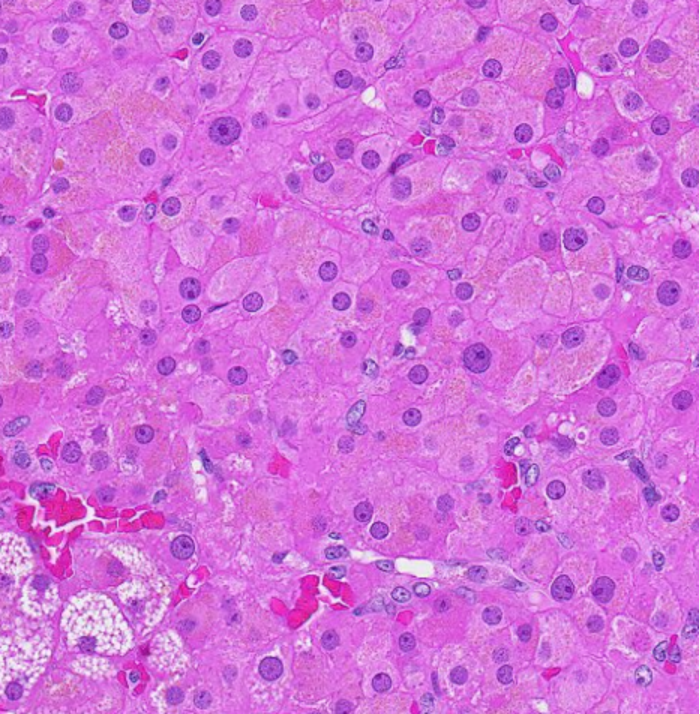
#> input picture cellseg1_cgh_p2_second_batch/source_pairs/human_compact_tile_001/before.png, 700 x 714 px
$ python create_semantic_color_tiles.py --image ../source_pairs/human_compact_tile_001/before.png --annotation ../source_pairs/human_compact_tile_001/after_annotated.png --output-root out.png --source-id ../../train/images/p2_tile_03.png
#> lines starting #> are read from the running program, lines starting #| are printed output that depends on the picture; after the words box and inside, x2 and y2 are one past the last pixel; in counts of white or black regions, pixels touching at a corner belong together
#!/usr/bin/env python3
"""Create 512x512 semantic tiles from a raw image and colored annotation overlay.

Mask convention:
- 0: stroma, from yellow annotation pixels
- 1: compact cell, from green annotation pixels
- 255: ignore
"""

from __future__ import annotations

import argparse
import csv
import json
import shutil
from pathlib import Path

import numpy as np
from PIL import Image


IGNORE_VALUE = 255
STROMA_VALUE = 0
COMPACT_VALUE = 1


def parse_crop(value: str | None) -> tuple[int, int, int, int] | None:
    if value is None or value.lower() == "auto":
        return None
    parts = [int(part.strip()) for part in value.split(",")]
    if len(parts) != 4:
        raise ValueError("--annotation-crop must be auto or x0,y0,x1,y1")
    x0, y0, x1, y1 = parts
    if x1 <= x0 or y1 <= y0:
        raise ValueError("--annotation-crop must have x1>x0 and y1>y0")
    return x0, y0, x1, y1


def largest_contiguous_run(values: np.ndarray) -> np.ndarray:
    if len(values) == 0:
        return values
    breaks = np.where(np.diff(values) > 1)[0] + 1
    runs = np.split(values, breaks)
    return max(runs, key=len)


def auto_content_crop(rgb: np.ndarray) -> tuple[int, int, int, int]:
    """Find the main annotated image area inside a screenshot with margins/text."""
    non_background = ~(
        (rgb[:, :, 0] > 235) & (rgb[:, :, 1] > 235) & (rgb[:, :, 2] > 235)
    )
    row_frac = non_background.mean(axis=1)
    col_frac = non_background.mean(axis=0)
    rows = largest_contiguous_run(np.where(row_frac > 0.50)[0])
    cols = largest_contiguous_run(np.where(col_frac > 0.50)[0])
    if len(rows) == 0 or len(cols) == 0:
        ys, xs = np.where(non_background)
        rows = ys
        cols = xs

    return (
        max(int(cols.min()), 0),
        max(int(rows.min()), 0),
        min(int(cols.max()) + 1, rgb.shape[1]),
        min(int(rows.max()) + 1, rgb.shape[0]),
    )


def annotation_to_semantic_mask(annotation: Image.Image) -> np.ndarray:
    """Convert yellow/green annotation colors to a 0/1/255 semantic mask."""
    arr = np.array(annotation.convert("RGB"), dtype=np.int16)
    r = arr[:, :, 0]
    g = arr[:, :, 1]
    b = arr[:, :, 2]

    yellow = (
        (r > 170)
        & (g > 145)
        & (b < 150)
        & (r > b + 45)
        & (g > b + 35)
    )
    green = (
        (g > 85)
        & (r < 115)
        & (b < 170)
        & (g > r + 25)
        & (g > b - 10)
    )

    mask = np.full(arr.shape[:2], IGNORE_VALUE, dtype=np.uint8)
    mask[yellow] = STROMA_VALUE
    mask[green] = COMPACT_VALUE
    return mask


def pad_image_and_mask(
    image: Image.Image,
    mask: np.ndarray,
    tile_size: int,
) -> tuple[np.ndarray, np.ndarray, dict[str, int]]:
    image_arr = np.array(image.convert("RGB"))
    height, width = mask.shape
    pad_bottom = max(tile_size - height, 0)
    pad_right = max(tile_size - width, 0)

    if pad_bottom or pad_right:
        image_pad_mode = "reflect" if height > 1 and width > 1 else "edge"
        image_arr = np.pad(
            image_arr,
            ((0, pad_bottom), (0, pad_right), (0, 0)),
            mode=image_pad_mode,
        )
        mask = np.pad(
            mask,
            ((0, pad_bottom), (0, pad_right)),
            mode="constant",
            constant_values=IGNORE_VALUE,
        )

    return image_arr, mask, {"pad_bottom": pad_bottom, "pad_right": pad_right}


def tile_starts(length: int, tile_size: int, stride: int) -> list[int]:
    if length <= tile_size:
        return [0]
    starts = list(range(0, length - tile_size + 1, stride))
    last = length - tile_size
    if starts[-1] != last:
        starts.append(last)
    return starts


def tile_stats(mask_tile: np.ndarray) -> dict[str, float | int]:
    total_pixels = int(mask_tile.size)
    valid = mask_tile != IGNORE_VALUE
    valid_pixels = int(valid.sum())
    if valid_pixels == 0:
        stroma_percent = 0.0
        compact_percent = 0.0
    else:
        stroma_percent = 100.0 * float((mask_tile[valid] == STROMA_VALUE).sum()) / valid_pixels
        compact_percent = 100.0 * float((mask_tile[valid] == COMPACT_VALUE).sum()) / valid_pixels
    return {
        "valid_pixels": valid_pixels,
        "total_pixels": total_pixels,
        "valid_percent": 100.0 * valid_pixels / total_pixels,
        "stroma_percent": stroma_percent,
        "compact_percent": compact_percent,
    }


def save_preview(image_arr: np.ndarray, mask: np.ndarray, path: Path) -> None:
    preview = image_arr.astype(np.float32).copy()
    stroma = mask == STROMA_VALUE
    compact = mask == COMPACT_VALUE
    preview[stroma] = preview[stroma] * 0.45 + np.array([255, 230, 0]) * 0.55
    preview[compact] = preview[compact] * 0.45 + np.array([0, 180, 80]) * 0.55
    Image.fromarray(np.clip(preview, 0, 255).astype(np.uint8), mode="RGB").save(path)


def write_csv(path: Path, rows: list[dict[str, object]]) -> None:
    if not rows:
        return
    with path.open("w", newline="", encoding="utf-8") as handle:
        writer = csv.DictWriter(handle, fieldnames=list(rows[0].keys()))
        writer.writeheader()
        writer.writerows(rows)


def build_tiles(args: argparse.Namespace) -> dict[str, object]:
    output_root = Path(args.output_root).resolve()
    source_id = args.source_id
    image_path = Path(args.image).resolve()
    annotation_path = Path(args.annotation).resolve()

    image = Image.open(image_path).convert("RGB")
    annotation_rgb = np.array(Image.open(annotation_path).convert("RGB"))
    crop = parse_crop(args.annotation_crop)
    if crop is None:
        crop = auto_content_crop(annotation_rgb)
    x0, y0, x1, y1 = crop
    annotation_crop = Image.fromarray(annotation_rgb[y0:y1, x0:x1, :], mode="RGB")
    annotation_resized = annotation_crop.resize(image.size, Image.Resampling.BICUBIC)
    full_mask = annotation_to_semantic_mask(annotation_resized)

    padded_image, padded_mask, padding = pad_image_and_mask(image, full_mask, args.tile_size)

    for rel in [
        "source_pairs",
        "train/images",
        "train/masks",
        "previews",
        "full_masks",
        "summaries",
    ]:
        (output_root / rel).mkdir(parents=True, exist_ok=True)

    source_dir = output_root / "source_pairs" / source_id
    source_dir.mkdir(parents=True, exist_ok=True)
    shutil.copy2(image_path, source_dir / "before.png")
    shutil.copy2(annotation_path, source_dir / "after_annotated.png")
    annotation_crop.save(source_dir / "after_annotated_auto_crop.png")
    annotation_resized.save(source_dir / "after_annotated_resized_to_image.png")
    Image.fromarray(full_mask, mode="L").save(output_root / "full_masks" / f"{source_id}_semantic.png")

    rows: list[dict[str, object]] = []
    skipped = 0
    tile_index = 0
    y_starts = tile_starts(padded_mask.shape[0], args.tile_size, args.stride)
    x_starts = tile_starts(padded_mask.shape[1], args.tile_size, args.stride)

    for y in y_starts:
        for x in x_starts:
            image_tile = padded_image[y : y + args.tile_size, x : x + args.tile_size, :]
            mask_tile = padded_mask[y : y + args.tile_size, x : x + args.tile_size]
            stats = tile_stats(mask_tile)
            if stats["valid_percent"] < args.min_valid_percent:
                skipped += 1
                continue

            tile_name = f"{source_id}_y{y:04d}_x{x:04d}"
            image_file = f"train/images/{tile_name}.png"
            mask_file = f"train/masks/{tile_name}.png"
            preview_file = f"previews/{tile_name}_overlay.png"

            Image.fromarray(image_tile, mode="RGB").save(output_root / image_file)
            Image.fromarray(mask_tile, mode="L").save(output_root / mask_file)
            save_preview(image_tile, mask_tile, output_root / preview_file)

            tile_index += 1
            rows.append(
                {
                    "tile_id": tile_name,
                    "source_id": source_id,
                    "image_file": image_file,
                    "mask_file": mask_file,
                    "preview_file": preview_file,
                    "x": x,
                    "y": y,
                    "width": args.tile_size,
                    "height": args.tile_size,
                    "valid_pixels": stats["valid_pixels"],
                    "total_pixels": stats["total_pixels"],
                    "valid_percent": f"{stats['valid_percent']:.4f}",
                    "stroma_percent": f"{stats['stroma_percent']:.4f}",
                    "compact_percent": f"{stats['compact_percent']:.4f}",
                }
            )

    write_csv(output_root / "tile_manifest.csv", rows)
    summary = {
        "source_id": source_id,
        "image": str(image_path),
        "annotation": str(annotation_path),
        "annotation_crop_xyxy": [x0, y0, x1, y1],
        "image_size": list(image.size),
        "padded_size": [int(padded_mask.shape[1]), int(padded_mask.shape[0])],
        "tile_size": args.tile_size,
        "stride": args.stride,
        "min_valid_percent": args.min_valid_percent,
        "padding": padding,
        "tiles_written": len(rows),
        "tiles_skipped_low_valid": skipped,
        "mask_values": {
            "stroma": STROMA_VALUE,
            "compact_cell": COMPACT_VALUE,
            "ignore": IGNORE_VALUE,
        },
        "full_mask_valid_percent": tile_stats(padded_mask)["valid_percent"],
        "full_mask_stroma_percent": tile_stats(padded_mask)["stroma_percent"],
        "full_mask_compact_percent": tile_stats(padded_mask)["compact_percent"],
        "tiles": rows,
    }
    with (output_root / "summaries" / f"{source_id}.json").open("w", encoding="utf-8") as handle:
        json.dump(summary, handle, indent=2)
    return summary


def main() -> int:
    parser = argparse.ArgumentParser()
    parser.add_argument("--image", required=True, help="Raw/before image")
    parser.add_argument("--annotation", required=True, help="After image with colored annotations")
    parser.add_argument("--output-root", required=True)
    parser.add_argument("--source-id", required=True)
    parser.add_argument("--annotation-crop", default="auto", help="auto or x0,y0,x1,y1")
    parser.add_argument("--tile-size", type=int, default=512)
    parser.add_argument("--stride", type=int, default=256)
    parser.add_argument("--min-valid-percent", type=float, default=5.0)
    args = parser.parse_args()

    summary = build_tiles(args)
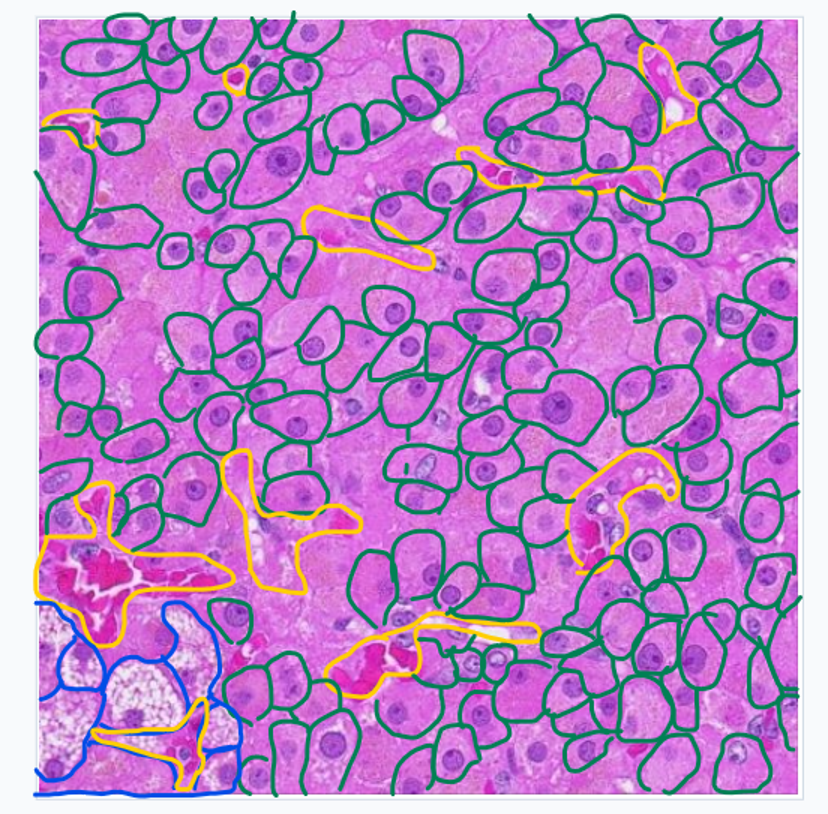
#> input picture cellseg1_cgh_p2_second_batch/source_pairs/human_compact_tile_001/after_annotated.png, 828 x 814 px
#> in auto_content_crop, `non_background = ~( (rgb[:, :, 0] > 235) & (rgb[:, :, 1] > 235) & (rgb..`:
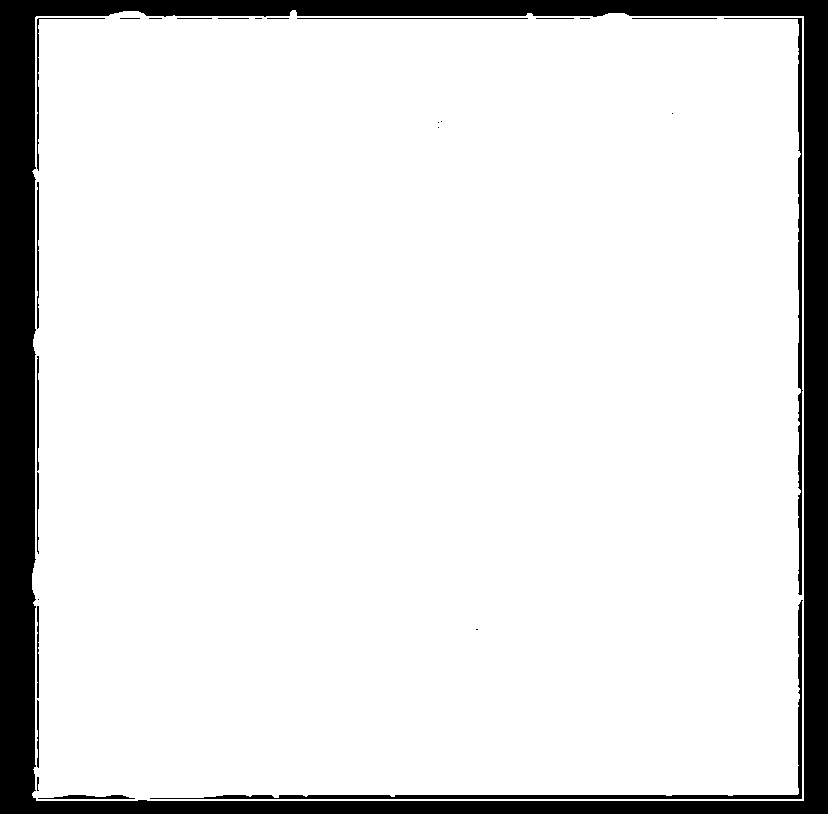
#> non_background: shape (814, 828) bool; 88.6% white; 27 black regions (9 under 20 px), largest, box (x1, y1, x2, y2) and area: (0, 0, 828, 814) 69956, (150, 600, 803, 799) 3087, (724, 18, 803, 595) 2102
#> in auto_content_crop, `row_frac = non_background.mean(axis=1)`: row_frac = 814 values, max 0.929 at index 17, min 0 at index 0, mean 0.886
#> in auto_content_crop, `col_frac = non_background.mean(axis=0)`: col_frac = 828 values, max 0.969 at index 135, min 0 at index 0, mean 0.886
#> in largest_contiguous_run, `breaks = np.where(np.diff(values) > 1)[0] + 1`: breaks = [2, 778]
#> in largest_contiguous_run, `runs = np.split(values, breaks)`: runs = 3 items
#> in auto_content_crop, `rows = largest_contiguous_run(np.where(row_frac > 0.50)[0])`: rows = 776 values from 19 to 794
#> in auto_content_crop, `cols = largest_contiguous_run(np.where(col_frac > 0.50)[0])`: cols = 759 values from 39 to 797
#> in build_tiles, `crop = auto_content_crop(annotation_rgb)`: crop = (39, 19, 798, 795)
#> in build_tiles, `x0, y0, x1, y1 = crop`: x0 = 39; y0 = 19; x1 = 798; y1 = 795
#> in annotation_to_semantic_mask, `yellow = ( (r > 170) & (g > 145) & (b < 150) & (r > b + 45) & (g > b +..`: yellow: shape (714, 700) bool; 2.5% white; 34 white regions (5 under 20 px), largest, box (x1, y1, x2, y2) and area: (167, 395, 299, 530) 2001, (262, 544, 464, 626) 1924, (0, 424, 182, 579) 1774
#> in annotation_to_semantic_mask, `green = ( (g > 85) & (r < 115) & (b < 170) & (g > r + 25) & (g > b - 1..`: green: shape (714, 700) bool; 12.9% white; 40 white regions (10 under 20 px), largest, box (x1, y1, x2, y2) and area: (111, 184, 526, 561) 17696, (310, 464, 700, 714) 12087, (20, 0, 392, 175) 7639
#> in build_tiles, `full_mask = annotation_to_semantic_mask(annotation_resized)`:
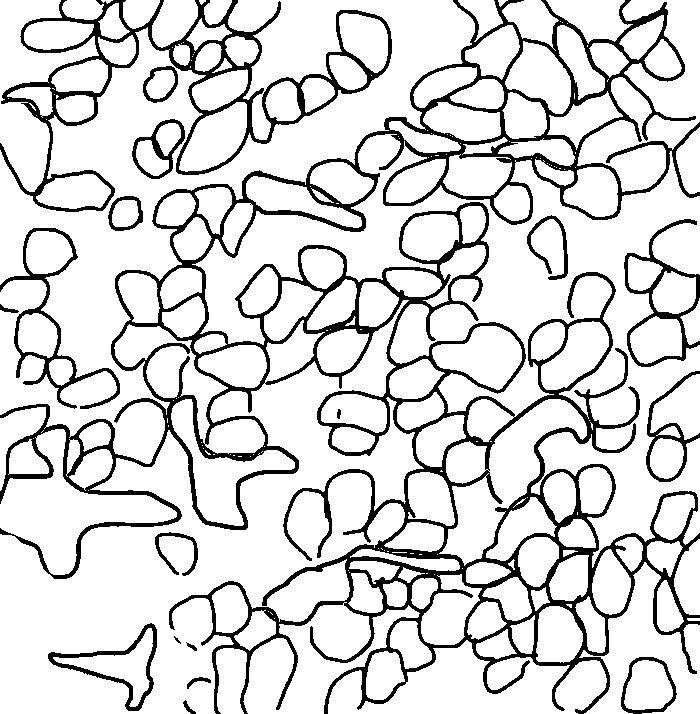
#> full_mask: shape (714, 700); min 0, max 255, mean 215.9
#> in build_tiles, `padded_image, padded_mask, padding = pad_image_and_mask(image, full_ma..`: padding = {'pad_bottom': 0, 'pad_right': 0}
#> the loop in build_tiles, `for y in y_starts:` made 2 passes
#> pass 1, in build_tiles, `Image.fromarray(image_tile, mode="RGB").save(output_root / image_file)`:
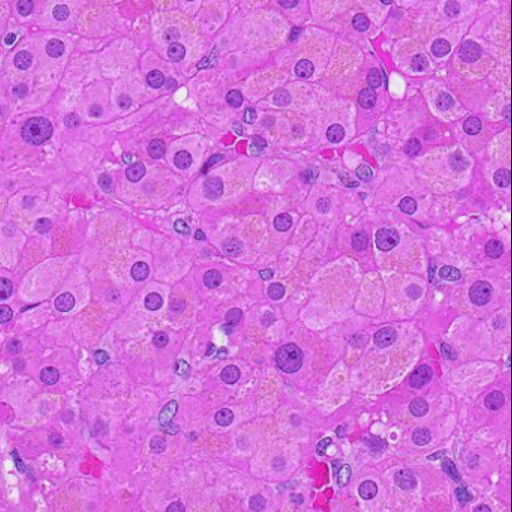
#> saved as p2_tile_03.png_y0000_x0188.png: PIL image 512x512 RGB; mean R, G, B 211.6, 114, 218.8
#> after the loop in build_tiles, `for y in y_starts:`:
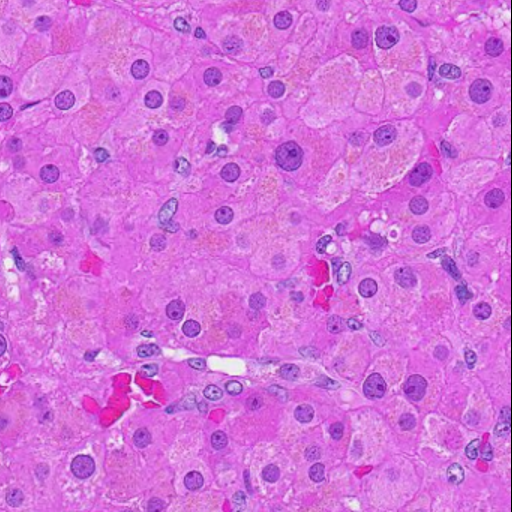
#> image_tile: shape (512, 512, 3); mean R, G, B 211.5, 113.8, 218.7
#> after the loop in build_tiles, `for y in y_starts:`:
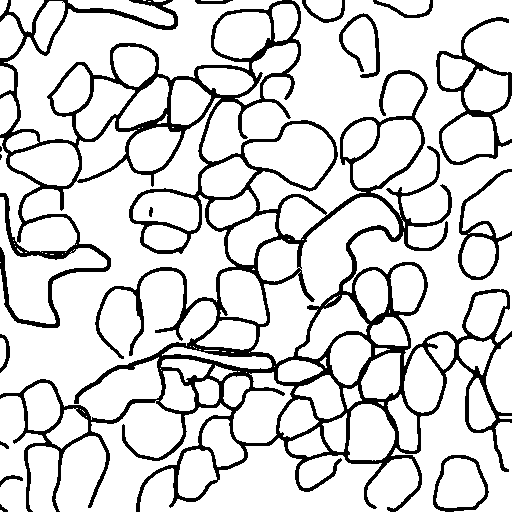
#> mask_tile: shape (512, 512); min 0, max 255, mean 213.6
#> after the loop in build_tiles, `for y in y_starts:`: rows = 4 items; skipped = 0; tile_index = 4
#> in tile_stats (call 5), `valid = mask_tile != IGNORE_VALUE`:
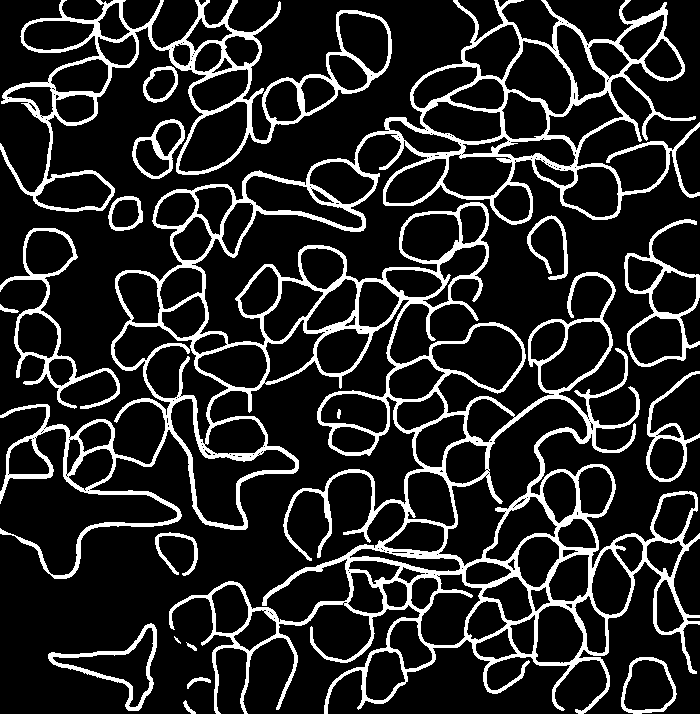
#> valid: shape (714, 700) bool; 15.4% white; 18 white regions (1 under 20 px), largest, box (x1, y1, x2, y2) and area: (0, 0, 700, 714) 57195, (0, 0, 392, 212) 9711, (0, 228, 120, 409) 2371
#> in tile_stats (call 5), `valid_pixels = int(valid.sum())`: valid_pixels = 76978
#> in tile_stats (call 5), `stroma_percent = 100.0 * float((mask_tile[valid] == STROMA_VALUE).sum(..`: stroma_percent = 16.5
#> in tile_stats (call 5), `compact_percent = 100.0 * float((mask_tile[valid] == COMPACT_VALUE).su..`: compact_percent = 83.5
#> summary = 17 items
    print(json.dumps(summary, indent=2))
#> (printed output is left out)
    return 0


if __name__ == "__main__":
    raise SystemExit(main())
#> (the program exits here)
